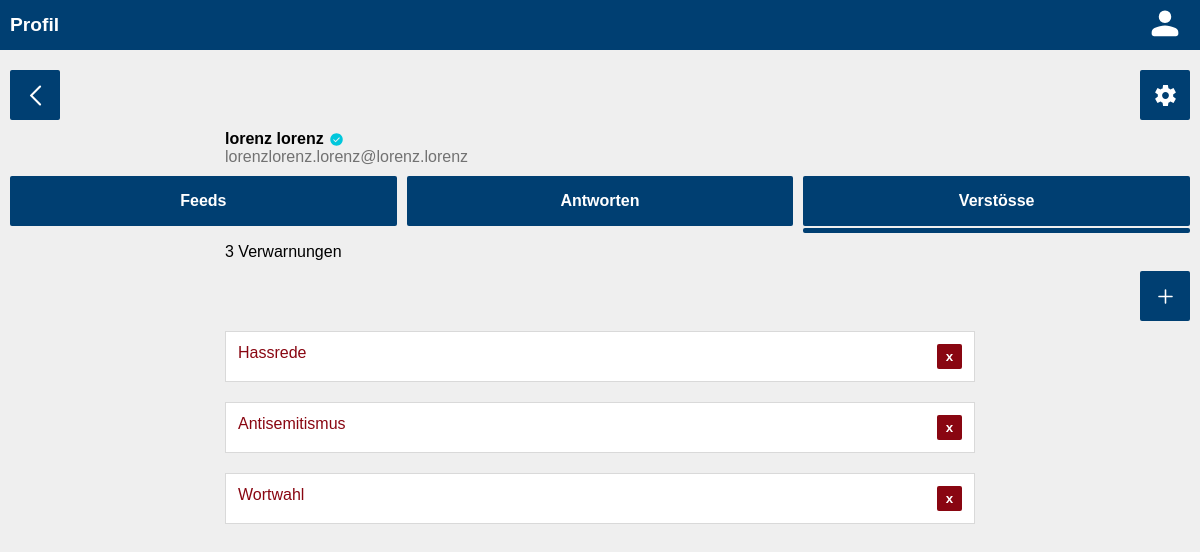
The page /users/13/warns (signed in) on the database its author committed.
### authentication/models.py (models this page shows)
class User(AbstractUser):
    first_name = models.CharField(max_length=100, verbose_name=_("Vorname"))
    last_name = models.CharField(max_length=100, verbose_name=_("Nachname"))
    username = models.EmailField(unique=True, verbose_name="Benutzername")
    email = models.EmailField(unique=True, verbose_name="E-Mail Adresse")
    USERNAME_FIELD = "email"
    REQUIRED_FIELDS = ["username"]
    birthdate = models.DateField(null=True, verbose_name=_("Geburtsdatum"))
    verified = models.BooleanField(null=True)

class Warn(models.Model):
    class Reasons(models.TextChoices):
        MISINFORMATION = _("Falschinformationen"), _("Falschinformationen")
        ABUSE = _("Missbrauch von Privilegien"), _("Missbrauch von Privilegien")
        HARASSMENT = _("Belästigung"), _("Belästigung")
        BULLYING = _("Cybermobing"), _("Cybermobbing")
        GROOMING = _("Cybergrooming"), _("Cybergrooming")
        WHATABOUTISM = _("Whataboutismus"), _("Whataboutismus")
        RELATIVISATION = _("Relativierung"), _("Relativierung")
        BLACKMAILING = _("Erpressung"), _("Erpressung")
        THREAT = _("Drohung"), _("Drohung")
        COW = _("Wortwahl"), _("Wortwahl")
        HATESPEECH = _("Hassrede"), _("Hassrede")
        SWEARWORD = _("Beleidigung"), _("Beleidigung")
        DISCRIMINATION = _("Diskriminierung"), _("Diskriminierung")
        SEXISM = _("Sexismus"), _("Sexismus")
        RACISM = _("Rassismus"), _("Rassismus")
        FACISM = _("Faschismus"), _("Faschismus")
        ANTISEMITISM = _("Antisemitismus"), _("Antisemitismus")
        SCAM = _("Betrug"), _("Betrug")
        SPAM = _("Spam"), _("Spam")
    reason = models.CharField(max_length=30, choices=Reasons.choices, default=Reasons.HATESPEECH, verbose_name=_("Grund"))
    user = models.ForeignKey(User, on_delete=models.CASCADE, related_name="warns")

### authentication/views.py (the view)
# urls.py: path("users/<int:pk>/warns", UserWarnsView.as_view(), name="user_warns"),
class UserWarnsView(generic.DetailView):
    model = User
    template_name = "authentication/user_warns.html"

### authentication/templates/authentication/user_warns.html (shortened to what this page needs)
{% load static %}
{% load i18n %}
<!DOCTYPE html>
<html lang="en">
<head>
    <link rel="stylesheet" href="{% static 'global.css' %}">
    <link rel="stylesheet" href="{% static 'header.css' %}">
    <link rel="stylesheet" href="{% static 'users.css' %}">
    <link rel="stylesheet" href="{% static 'style.css' %}">
    <link rel="stylesheet" href="{% static 'feeds.css' %}">
</head>
<body>
<header>
    <div class="grid-header">
        <h1 class="title">{% translate "Profil" %}</h1>
        <div class="profile">
            <a href="{% url 'user' request.user.id %}"><img src="{% static 'svgs/account.svg' %}" height="40px"/></a>
        </div>
    </div>
</header>
<main>
    {% if request.user.id == user.id or perms.authentication.view_user %}
        <div class="grid-buttons grid-buttons-user">
            <a href="{% url 'feeds' %}" class="crud-button back">
                <img src="{% static 'svgs/back.svg' %}" height="25px"/>
            </a>
            {% if request.user.id == user.id or perms.authentication.change_user %}
                <a href="{% url 'user_update' user.id %}" class="crud-button update">
                    <img src="{% static 'svgs/settings.svg' %}" height="25px"/>
                </a>
            {% endif %}
        </div>
        <div class="user">
            <div class="fulname-container">
                {% if user.first_name != "" and user.last_name %}
                    <p class="fulname">{{ user.first_name }} {{ user.last_name }}</p>
                {% else %}
                    <p class="fulname">{% translate "Unbekannt" %}</p>
                {% endif %}
                {% if user %}
                    {% for group in user.groups.values %}
                        {% if group.name == "verified" %}
                            <img class="verify" src="{% static 'svgs/verified.svg' %}" height="15px"/>
                        {% endif %}
                    {% endfor %}
                {% endif %}
            </div>
            <p class="email">{{ user.email }}</p>
        </div>
        <div class="grid-tab-warns feeds">
            <a href="{% url 'user' user.id %}" class="tab">
                {% translate "Feeds" %}
            </a>
            <a href="{% url 'user_commentaries' user.id %}" class="tab replies">
                {% translate "Antworten" %}
            </a>
            <a class="tab warns">
                {% translate "Verstösse" %}
            </a>
            <div class="current">
            </div>
        </div>
        {% if request.user.id == user.id or perms.authentication.view_warn %}
            <div class="count">
                {% if user.warns.count > 1 or user.warns.count < 1 %}
                    <p>{{ user.warns.count }} {% translate "Verwarnungen" %}</p>
                {% else %}
                    <p>{{ user.warns.count }} {% translate "Verwarnung" %}</p>
                {% endif %}
            </div>
            {% if perms.authentication.add_warn and request.user.id != user.id %}
                <div class="grid-buttons grid-buttons-home">
                    <a href="{% url 'warn_create' user.id %}" class="crud-button create">
                        <img src="{% static 'svgs/add.svg' %}" height="25px"/>
                    </a>
                </div>
            {% endif %}
            <div class="grid-warns">
                {% for warn in user.warns.all %}
                    <div class="card warn">
                        <div class="text">
                            <p>{{ warn.reason }}</p>
                        </div>
                        {% if perms.authentication.delete_warn %}
                            <form action="{% url 'warn_delete' warn.id %}" class="delete-container" method="post">
                                <input type="submit" class="delete" value="x"/>
                            </form>
                        {% endif %}
                    </div>
                {% endfor %}
            </div>
        {% else %}
            <div class="no-perm">
                <p>{% translate "Zugriff verweigert" %}</p>
            </div>
        {% endif %}
    {% else %}
        <div class="no-perm">
            <p>{% translate "Zugriff verweigert" %}</p>
        </div>
    {% endif %}
</main>

### authentication/static/global.css (style rules this page uses)
* { margin: 0; padding: 0; font-family: "Quicksand-Regular", sans-serif; }
html, body { height: 100%; background-color: #EFEFEF; }
main { position: relative; padding: 10px; }
a { color: #003f72; text-decoration: none; }

### authentication/static/header.css (style rules this page uses)
header { height: 50px; background-color: #003f72; color: white; font-weight: bold; padding: 0 10px; }
.grid-header { display: grid; grid-template-rows: 50px; grid-template-columns: 1fr 50px; grid-template-areas: "title profile"; }
header .title { grid-area: title; font-size: 1.2rem; display: flex; align-items: center; }
.profile { grid-area: profile; display: flex; justify-content: center; align-items: center; filter: invert(); }
.profile a { justify-content: center; align-items: center; }

### authentication/static/users.css (style rules this page uses)
.user { width: 100%; margin: 25px auto; }
.user .fulname-container { display: flex; align-items: center; }
.user .fulname { font-weight: bold; grid-area: fulname; display: flex; align-items: center; margin: 0 5px 0 0; }
.user .email { grid-area: email; display: flex; align-items: center; color: #727272 }
.grid-tab-warns { display: grid; grid-gap: 2px 10px; grid-template-rows: 50px 5px; grid-template-columns: 1fr 1fr 1fr; grid-template-areas: "feeds replies warns" ". . current"; margin: 10px 0; }
.tab { display: flex; justify-content: center; align-items: center; background-color: #003f72; font-weight: bold; color: white; border-radius: 2px; }
.current { grid-area: current; background-color: #003f72; border-radius: 2px; }
.count { margin: 10px auto; }
@media screen and (min-width: 520px) { .user, .count, .grid-group { width: 500px; margin: 10px auto; } }
@media screen and (min-width: 770px) { .user, .count, .grid-group { width: 750px; } }

### authentication/static/style.css (style rules this page uses)
.card { border-color: #d9d9d9; border-width: 1px; border-style: solid; background-color: white; }
.card form p input, .card form select, .card form textarea, .card form input { border-radius: 2px; border-width: 1px; border-style: solid; border-color: #DDDDDD; padding: 10px; resize: none; }

### feeds/static/feeds.css (style rules this page uses)
.grid-buttons { display: grid; grid-gap: 10px; grid-template-columns: 50px 1fr 50px 50px 50px; grid-template-rows: 50px; margin: 10px 0; }
.grid-buttons-home { grid-template-areas: ". . . . create"; }
.grid-buttons-user { grid-template-areas: "back . . . update"; }
.crud-button { cursor: pointer; display: flex; justify-content: center; align-items: center; color: white; font-size: 1.2rem; font-weight: bold; border-radius: 2px; }
.crud-button img { filter: invert(); }
.back { grid-area: back; background-color: #003f72; }
.warn form .delete { width: 100%; border: none; text-align: center; color: white; font-weight: bold; cursor: pointer; padding: 0; }
.delete { grid-area: delete; background-color: #890611; border-radius: 2px; }
.update { grid-area: update; background-color: #003f72; }
.create { grid-area: create; background-color: #003f72; }
.verify { grid-area: verify; }
.fulname { margin: 0 5px 0 0; }
.grid-warns { display: grid; grid-gap: 20px; }
.warn { color: #890611; display: grid; grid-template-columns: 1fr 25px; grid-template-rows: 25px; grid-template-areas: "text delete"; padding: 12px; word-break: break-word; }
.warn form { grid-area: delete; display: flex; }
@media screen and (min-width: 520px) { main > .grid-feeds, main > .grid-commentaries, main > .grid-warns { width: 500px; margin: 0 auto; } }
@media screen and (min-width: 770px) { main > .grid-feeds, main > .grid-commentaries, main > .grid-warns { width: 750px; } }

### rows shown on the page
User: first_name "lorenz", last_name "lorenz", email "lorenzlorenz.lorenz@lorenz.lorenz", warns.count "3"
Warn: reason "Hassrede"
Warn: reason "Antisemitismus"
Warn: reason "Wortwahl"
